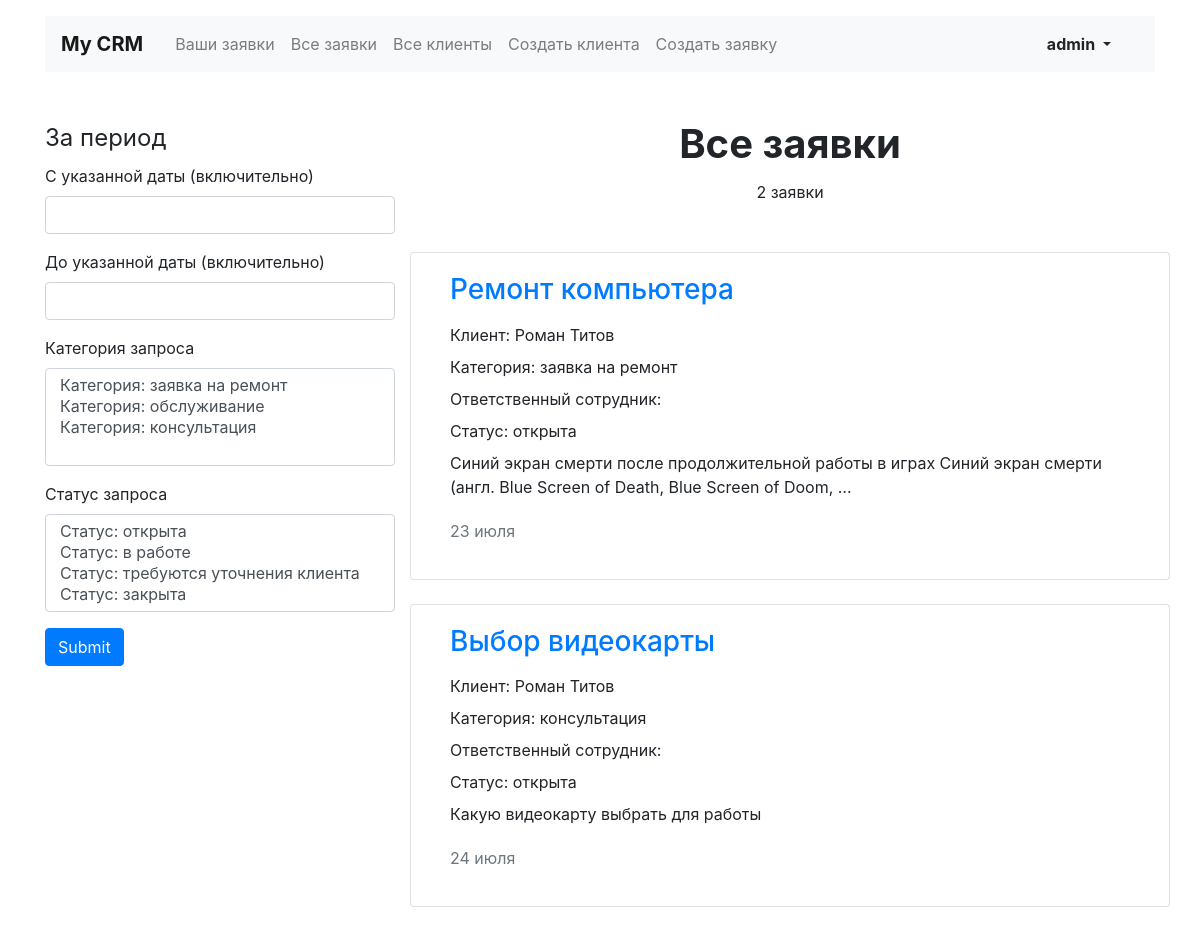
/applications/all/ (signed in), run on an earlier commit of the app's database.
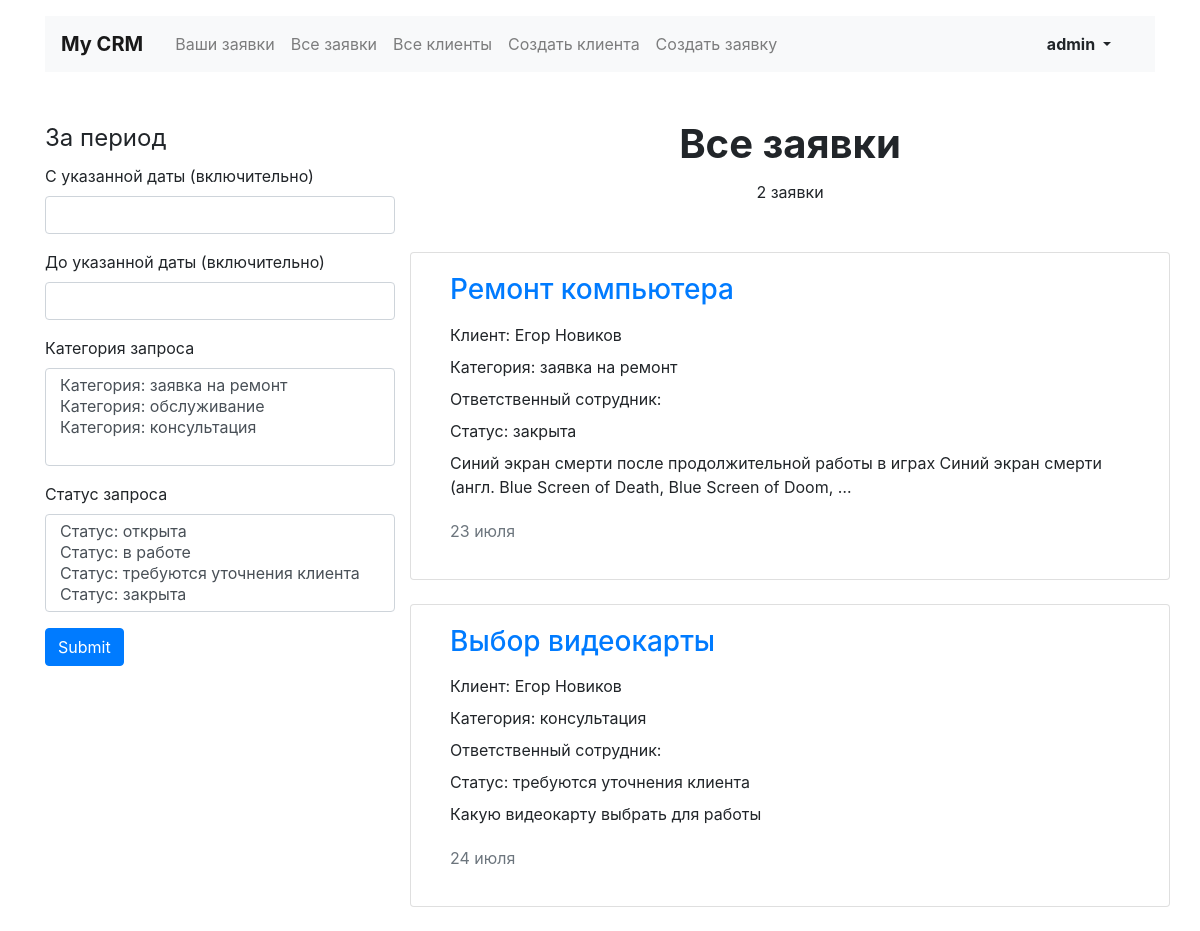
And on a later commit of the database.
### crm/models.py (models this page shows, shortened)
class Application(models.Model):
    title = models.CharField('Заголовок', max_length=128)
    category = models.ForeignKey(
        Category,
        verbose_name='Категория',
        null=True,
        on_delete=models.SET_NULL,
    )
    client = models.ForeignKey(
        Client,
        verbose_name='Клиент',
        null=True,
        on_delete=models.SET_NULL,
    )
    employee = models.ForeignKey(
        settings.AUTH_USER_MODEL,
        verbose_name='Сотрудник',
        null=True,
        on_delete=models.SET_NULL,
    )
    description = models.TextField(
        'Описание',
    )
    status = models.ForeignKey(
        Status,
        verbose_name='Статус',
        on_delete=models.PROTECT,
    )
    creation_date = models.DateTimeField(auto_now_add=True)
    class Meta:
        verbose_name = 'Заявка'
        verbose_name_plural = 'Заявки'
    objects = ApplicationQuerySet.as_manager()

class Client(models.Model):
    first_name = models.CharField(
        'Имя',
        max_length=128,
    )
    last_name = models.CharField(
        'Фамилия',
        max_length=128,
        blank=True,
    )
    phone_regex = RegexValidator(
        regex=r'^\+?1?\d{9,15}$',
        message="Phone number must be entered in the format:"
                " '+999999999'. Up to 15 digits allowed.",
    )
    phone_number = models.CharField(
        'Номер телефона',
        validators=[phone_regex],
        max_length=17,
        blank=True,
    )
    email = models.EmailField('Электронная почта')
    tg_username = models.CharField('Ник в telegram', max_length=128, blank=True)
    registration_data = models.DateTimeField(auto_now_add=True)
    class Meta:
        verbose_name = 'Клиент'
        verbose_name_plural = 'Клиенты'

class Status(models.Model):
    title = models.CharField(max_length=128)
    class Meta:
        verbose_name = 'Статус'
        verbose_name_plural = 'Статусы'
    def __str__(self):
        return f"Статус: {self.title}"

class Category(models.Model):
    title = models.CharField(max_length=128)
    class Meta:
        verbose_name = 'Категория'
        verbose_name_plural = 'Категории'
    def __str__(self):
        return f"Категория: {self.title}"

### crm/views/application.py (the view)
class AllApplicationsView(AdministratorMixin, BaseApplicationsView):
    def get_context_data(self, *args, **kwargs):
        context = super().get_context_data(*args, **kwargs)
        context['applications_title'] = 'Все заявки'
        return context

### crm/mixins.py (called while the page is built)
    def dispatch(self, request, *args, **kwargs):
        user_test_result = self.test_func(request, *args, **kwargs)
        if not user_test_result:
            return redirect(self.redirect_url)
        return super().dispatch(request, *args, **kwargs)

    def test_func(self, request, *args, **kwargs):
        return request.user.is_administrator

### crm/models.py (called while the page is built)
    def all_select_related(self):
        return self.select_related(
            'client',
            'status',
            'category',
            'employee',
        )

### crm/services/search_in_applications.py (called while the page is built)
    def get_query(self) -> Q:
        return Q()

    def parse_search_parameters(self) -> SearchNode:
        date_node = self._parse_date()
        category_node = self._parse_category()
        status_node = self._parse_status()
        search_node = self._intersection_nodes(
            date_node,
            category_node,
            status_node,
        )
        return search_node

    def _get_parameter(self, parameter_name: str) -> Any:
        return self.search_parameters.get(parameter_name)

    def get_query(self) -> Q:
        return self.base_search_node.get_query()

### crm/templates/crm/application/applications_list.html
{% extends "../base/base.html" %}
{% load ru_pluralize %}
{% load crispy_forms_tags %}
{% block content %}
<section class="row pt-2">
<div class="col-12 col-xl-4 mt-4">
        {% crispy search_form %}
</div>
  <div class="col-12 col-xl-8">
      <h1 class="h1 text-center mx-auto mt-4"><strong>{{ applications_title }}</strong></h1>
      <p class="text-center pt-1">{{ applications|length|ru_pluralize:'заявка, заявки, заявок' }}</p>
      <div class="row mt-5">
          {% load i18n %}
            {% language 'ru' %}
              {% for application in applications %}
                {% include './application_card.html' %}
              {% endfor %}
            {% endlanguage %}
        </div>
      </div>
</section>
{% endblock content %}

### crm/templates/crm/application/application_card.html
<div class="card col-12 mb-4">
    <div class="card-body px-4">
      <div class="row">
        <div class="col-12">
          <a href="{% url 'application' application.id %}"><h2 class="h3 pb-2">{{ application.title }}</h2></a>
          <p class="mb-2">Клиент: {{ application.client.first_name }} {{ application.client.last_name }}</p>
          <p class="mb-2">Категория: {{ application.category.title }}</p>
          <p class="mb-2">Ответственный сотрудник: {{ application.employee.first_name }} {{ application.employee.last_name }}</p>
          <p class="mb-2">Статус: {{ application.status.title }}</p>
          <p>{{ application.description|truncatewords:20 }}</p>
          <p class="text-muted pt-1">{{ application.creation_date|date:'d E' }}</p>
        </div>
      </div>
    </div>
</div>

What changed in the data, as far as the page shows it:
changed Application "Ремонт компьютера": client.first_name "Роман" → "Егор"; client.last_name "Титов" → "Новиков"; status "открыта" → "закрыта"
changed Application "Выбор видеокарты": client.first_name "Роман" → "Егор"; client.last_name "Титов" → "Новиков"; status "открыта" → "требуются уточнения клиента"
